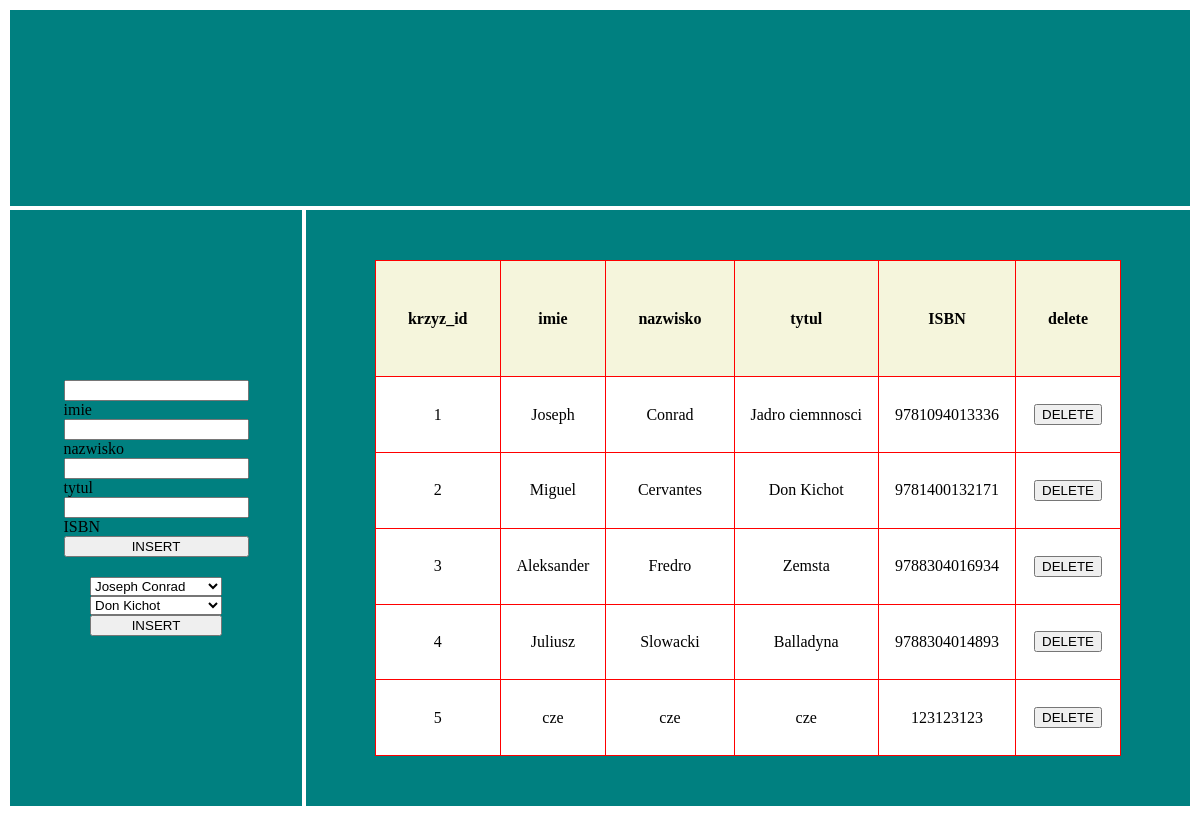
The page / on the database its author committed.
### tables this page shows
CREATE TABLE `krzyz` (
  `id_krzyz` int(11) NOT NULL,
  `id_autor` int(11) NOT NULL,
  `id_tytul` int(11) NOT NULL
);

CREATE TABLE `autorzy` (
  `id_autor` int(11) NOT NULL,
  `imie` text NOT NULL,
  `nazwisko` text NOT NULL
);

CREATE TABLE `tytuly` (
  `id_tytul` int(11) NOT NULL,
  `tytul` text NOT NULL,
  `ISBN` bigint(30) NOT NULL
);

### index.php (the view, shortened to what this page needs)
<!DOCTYPE html>
<html lang="en">
<head>
    <link rel="stylesheet" href="style.css">
</head>
<body>
 <div class="container">
 <div class="item header"></div>
 <div class="item sidebar1">
 <form class="pasek" action="insert.php" method="post">
    <input type="text" name="imie">
    imie
    <input type="text" name="nazwisko">
    nazwisko
    <input type="text" name="tytul">
    tytul
    <input type="text" name="ISBN">
    ISBN
    <input type="submit" value="INSERT">
 </form>
<?php
    require("connect.php");
    $result_autor = $conn->query("SELECT * FROM autorzy");
    $result_tytuly = $conn->query("SELECT * FROM tytuly");
    echo("<form action='insert1.php' class='ins' method='POST'>");
    echo("<select name='autor'>");
    while($wiersz=$result_autor->fetch_assoc() ){
        echo("<option value='".$wiersz['id_autor']."'>".$wiersz['imie']." ".$wiersz['nazwisko']."</option>");
    }
    echo("</select>");
    echo("<select name='tytul1'>");
    while($wiersz=$result_tytuly->fetch_assoc() ){
        echo("<option value='".$wiersz['id_tytul']."'>".$wiersz['tytul']."</option>");
    }
    echo("</select>");
    echo("<input type='submit' value='INSERT'>");
    echo("</form>");
?>
 </div>
 <div class="item main">
<?php
    require("connect.php");
    $result=$conn->query("SELECT id_krzyz,imie, nazwisko, tytul, ISBN from krzyz, autorzy, tytuly where krzyz.id_autor=autorzy.id_autor and krzyz.id_tytul=tytuly.id_tytul");
    echo("<table class='tabelka'>");
    echo("<tr>
    <th>krzyz_id</th>
    <th>imie</th>
    <th>nazwisko</th>
    <th>tytul</th>
    <th>ISBN</th>
    <th>delete</th>
    </tr>");
    while($row=$result->fetch_assoc() ){
        echo("<tr class='row'>");
        echo("<td class='kol'>".$row['id_krzyz']."</td>"."<td class='kol'>".$row['imie']."</td>"."<td class='kol'>".$row['nazwisko']."</td>"."<td class='kol'>".$row['tytul']."</td>"."<td class='kol'>".$row['ISBN']."</td>"."<td class='kol'>"."<form action='delete.php' method='post'>"."<input type='hidden' name='id' value=".$row['id_krzyz'].">"."<input type='submit' value='DELETE'>"."</form>"."</td>");
        echo("</tr>");
    }
echo("</table>");
?>
</div>
</div>
</body>
</html>

### style.css (style rules this page uses)
.container { display: grid; height: 100vh; grid-template-columns: 1fr 1fr 1fr 1fr; grid-template-rows: repeat(4,1fr); grid-template-areas: "header header header header" "sidebar1 main main main" "sidebar1 main main main" "sidebar1 main main main" ; }
.item { margin: 2px; background-color: teal; }
.header { grid-area: header; }
.sidebar1 { grid-area: sidebar1; display: flex; justify-content: center; align-items: center; flex-direction: column; }
.main { grid-area: main; display: flex; justify-content: center; }
.tabelka,th,td { border: 1px solid red; border-collapse: collapse; padding: 1rem; margin: 50px; }
.row { background-color: white; text-align: center; }
.kol { border: 1px solid red; }
th { padding: 2rem; background-color: beige; }
.pasek { display: flex; flex-direction: column; }
.ins { display: flex; flex-direction: column; margin-top: 20px; }

### rows shown on the page
krzyz: id_krzyz "1", id_autor.imie "Joseph", id_autor.nazwisko "Conrad", id_tytul.tytul "Jadro ciemnnosci", id_tytul.ISBN "9781094013336"
krzyz: id_krzyz "2", id_autor.imie "Miguel", id_autor.nazwisko "Cervantes", id_tytul.tytul "Don Kichot", id_tytul.ISBN "9781400132171"
krzyz: id_krzyz "3", id_autor.imie "Aleksander", id_autor.nazwisko "Fredro", id_tytul.tytul "Zemsta", id_tytul.ISBN "9788304016934"
krzyz: id_krzyz "4", id_autor.imie "Juliusz", id_autor.nazwisko "Slowacki", id_tytul.tytul "Balladyna", id_tytul.ISBN "9788304014893"
krzyz: id_krzyz "5", id_autor.imie "cze", id_autor.nazwisko "cze", id_tytul.tytul "cze", id_tytul.ISBN "123123123"

### other values the page prints
form field autor "Joseph Conrad"
form field tytul1 "Don Kichot"
